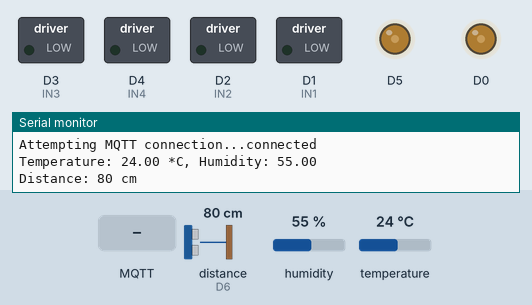
Recording of a sketch running on a simulated ESP8266 (NodeMCU). Shown: switched loads named in the sketch (green lamp = pin HIGH), output pins drawn as LEDs (lit = HIGH), the last lines printed to the serial monitor. Wiring (inferred from the names in the program): ultrasonic range finder: trigger D7; echo D6. The test bench sets the inputs (shaded band); at power-on: distance to the obstacle (sensor on D6) 80 cm, humidity 55 %, temperature 24 °C. The echo pulse lasts 58.3 µs per cm; WiFi joins after 1.5 s; servers stay silent unless stated; no MQTT or app messages arrive unless stated; pins used as bus, display or sensor lines are not drawn.

Above: at 2.7 s.
2.8 s: MQTT message "F" arrives on the first subscribed topic
At 4.8 s:
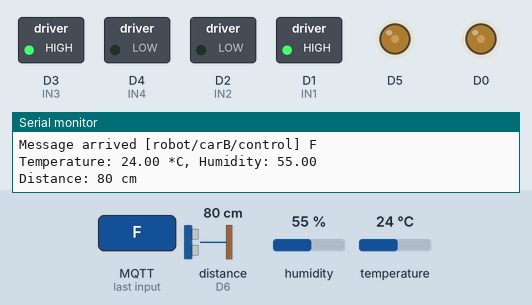
7.1 s: MQTT message "B" arrives on the first subscribed topic
At 8.8 s:
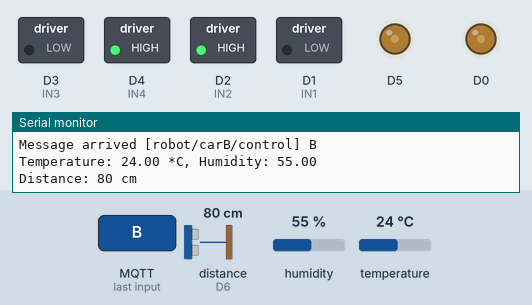
11.1 s: MQTT message "L" arrives on the first subscribed topic
At 13.0 s:
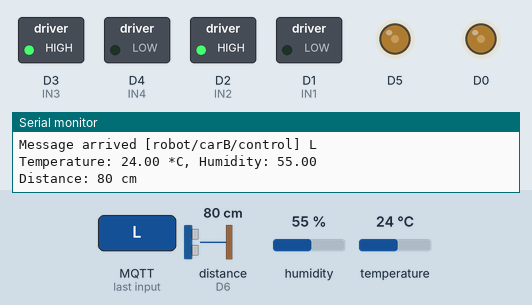
15.2 s: MQTT message "R" arrives on the first subscribed topic
At 17.1 s:
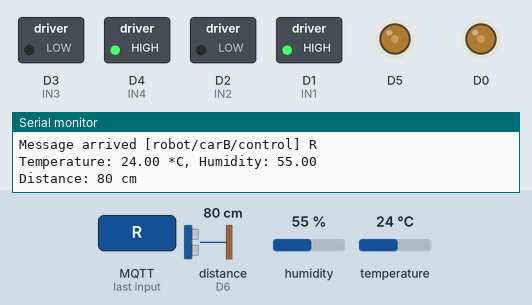
19.3 s: distance to the obstacle (sensor on D6) set to 22 cm
20.8 s: distance to the obstacle (sensor on D6) set to 20 cm
Timing chart, 0 to 23.8 s (numbered marks = the images above; inputs shaded):
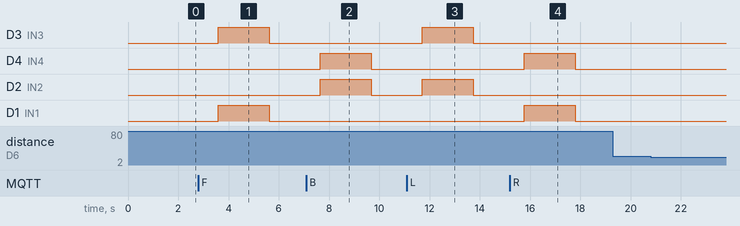

The sketch:

Vehicle_B_Sensor.ino
```cpp
#include <ESP8266WiFi.h>
#include <PubSubClient.h>
#include <DHT.h>

// WiFi credentials
const char* ssid = "Vishal";
const char* password = "Vishal123";

// MQTT Broker details
const char* mqtt_server = "broker.emqx.io"; // e.g., "broker.hivemq.com"
const int mqtt_port = 1883; // Default MQTT port
const char* mqtt_user = ""; // If authentication is required
const char* mqtt_password = ""; // If authentication is required

// MQTT Topics
const char* mqtt_topic_control = "robot/carB/control";
const char* mqtt_topic_temperature = "robot/carB/temperature";
const char* mqtt_topic_humidity = "robot/carB/humidity";
const char* mqtt_topic_obstacle = "robot/carB/obstacle"; // New topic for obstacle detection

// Motor pins
#define IN1 D1
#define IN2 D2
#define IN3 D3
#define IN4 D4

// Ultrasonic Sensor pins
#define TRIGGER_PIN D7
#define ECHO_PIN D6

// DHT Sensor pins and type
#define DHTPIN D8     // Pin where the DHT sensor is connected
#define DHTTYPE DHT11 // DHT 11

// Initialize DHT sensor
DHT dht(DHTPIN, DHTTYPE);

WiFiClient espClient;
PubSubClient client(espClient);

void setup_wifi() {
  delay(10);
  Serial.println();
  Serial.print("Connecting to ");
  Serial.println(ssid);

  WiFi.begin(ssid, password);

  while (WiFi.status() != WL_CONNECTED) {
    delay(500);
    Serial.print(".");
  }

  Serial.println("");
  Serial.println("WiFi connected");
  Serial.println("IP address: ");
  Serial.println(WiFi.localIP());
}

void callback(char* topic, byte* payload, unsigned int length) {
  Serial.print("Message arrived [");
  Serial.print(topic);
  Serial.print("] ");
  String message;
  for (int i = 0; i < length; i++) {
    message += (char)payload[i];
  }
  Serial.println(message);

  // Control the robot car based on the received message
  if (message == "F") {
    moveForward();
  } else if (message == "B") {
    moveBackward();
  } else if (message == "L") {
    turnLeft();
  } else if (message == "R") {
    turnRight();
  } else if (message == "S") {
    stopCar();
  }
}

void reconnect() {
  while (!client.connected()) {
    Serial.print("Attempting MQTT connection...");
    if (client.connect("NodeMCUClient", mqtt_user, mqtt_password)) {
      Serial.println("connected");
      client.subscribe(mqtt_topic_control);
    } else {
      Serial.print("failed, rc=");
      Serial.print(client.state());
      Serial.println(" try again in 5 seconds");
      delay(5000);
    }
  }
}

void setup() {
  // Initialize motor pins as output
  pinMode(IN1, OUTPUT);
  pinMode(IN2, OUTPUT);
  pinMode(IN3, OUTPUT);
  pinMode(IN4, OUTPUT);

  pinMode(D0, OUTPUT);
  pinMode(D5, OUTPUT);

  analogWrite(D0, 80);
  analogWrite(D5, 80);

  // Initialize Ultrasonic Sensor pins
  pinMode(TRIGGER_PIN, OUTPUT);
  pinMode(ECHO_PIN, INPUT);

  // Initialize DHT sensor
  dht.begin();

  Serial.begin(115200);
  setup_wifi();
  client.setServer(mqtt_server, mqtt_port);
  client.setCallback(callback);
}

void loop() {
  if (!client.connected()) {
    reconnect();
  }
  client.loop();

  // Read temperature and humidity data
  float temperature = dht.readTemperature();
  float humidity = dht.readHumidity();

  // Check if any reads failed and exit early (to try again).
  if (isnan(temperature) || isnan(humidity)) {
    Serial.println("Failed to read from DHT sensor!");
    return;
  }

  // Publish temperature and humidity data to MQTT topics
  char tempString[8];
  char humString[8];
  dtostrf(temperature, 1, 2, tempString);
  dtostrf(humidity, 1, 2, humString);

  client.publish(mqtt_topic_temperature, tempString);
  client.publish(mqtt_topic_humidity, humString);

  // Print data to Serial Monitor
  Serial.print("Temperature: ");
  Serial.print(temperature);
  Serial.print(" *C, Humidity: ");
  Serial.println(humidity);

  // Measure distance using ultrasonic sensor
  long distance = measureDistance();
  Serial.print("Distance: ");
  Serial.print(distance);
  Serial.println(" cm");

  // Check for obstacle within 20 cm
  if (distance <= 20) {
    stopCar(); // Stop the car if obstacle is detected
    client.publish(mqtt_topic_obstacle, "Obstacle Detected"); // Send obstacle message
    Serial.println("Obstacle Detected!");
  }

  // Delay between readings
  delay(2000); // Adjust the delay as needed
  if (distance >= 20) {
    stopCar(); // Stop the car if obstacle is detected
    client.publish(mqtt_topic_obstacle, "Obstacle  NOT Detected"); // Send obstacle message
    Serial.println("Obstacle NOT  Detected!");
  }

}

// Function to measure distance using ultrasonic sensor
long measureDistance() {
  digitalWrite(TRIGGER_PIN, LOW);
  delayMicroseconds(2);
  digitalWrite(TRIGGER_PIN, HIGH);
  delayMicroseconds(10);
  digitalWrite(TRIGGER_PIN, LOW);

  long duration = pulseIn(ECHO_PIN, HIGH);
  long distance = (duration / 2) / 29.1; // Convert to cm
  return distance;
}

// Motor control functions
void moveForward() {
  digitalWrite(IN1, HIGH);  // Motor A forward
  digitalWrite(IN2, LOW);
  digitalWrite(IN3, HIGH);  // Motor B forward
  digitalWrite(IN4, LOW);
}

void moveBackward() {
  digitalWrite(IN1, LOW);   // Motor A backward
  digitalWrite(IN2, HIGH);
  digitalWrite(IN3, LOW);   // Motor B backward
  digitalWrite(IN4, HIGH);
}

void turnLeft() {
  digitalWrite(IN1, LOW);   // Motor A stop or reverse
  digitalWrite(IN2, HIGH);
  digitalWrite(IN3, HIGH);  // Motor B forward
  digitalWrite(IN4, LOW);
}

void turnRight() {
  digitalWrite(IN1, HIGH);  // Motor A forward
  digitalWrite(IN2, LOW);
  digitalWrite(IN3, LOW);   // Motor B stop or reverse
  digitalWrite(IN4, HIGH);
}

void stopCar() {
  digitalWrite(IN1, LOW);
  digitalWrite(IN2, LOW);
  digitalWrite(IN3, LOW);
  digitalWrite(IN4, LOW);
}
```

Measured:
- after the input at 2.8 s, D3 (IN3), D1 (IN1): LOW → HIGH after 0.80 s, → LOW 2.0 s later
- after the input at 7.1 s, D4 (IN4), D2 (IN2): LOW → HIGH after 0.56 s, → LOW 2.0 s later
- after the input at 11.1 s, D3 (IN3), D2 (IN2): LOW → HIGH after 0.62 s, → LOW 2.0 s later
- after the input at 15.2 s, D4 (IN4), D1 (IN1): LOW → HIGH after 0.58 s, → LOW 2.0 s later
